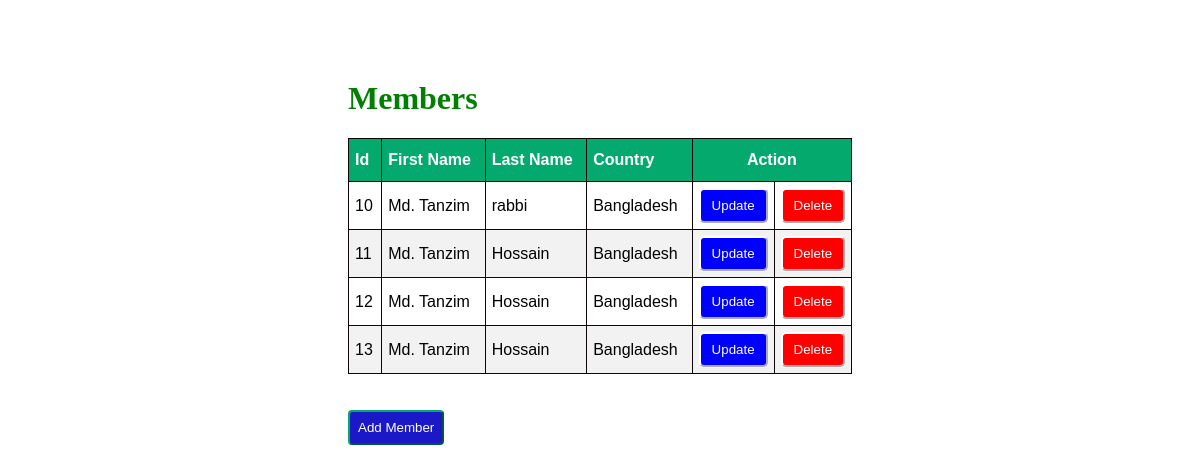
The page / on the database its author committed.
### newapp/models.py (models this page shows)
class Member(models.Model):
    firstname = models.CharField(max_length=100)
    lasttname = models.CharField(max_length=100)
    country = models.CharField(max_length=100)

### newapp/views.py (the view)
# urls.py: path("", index, name="index"),
def index(request):
    mem = Member.objects.all()
    return render(request, 'index.html', {'mem':mem})

### newapp/templates/index.html (shortened to what this page needs)
<!DOCTYPE html>
<html lang="en">
<head>
</head>
{% load static %}
<link rel="stylesheet" href="{% static 'style.css' %}">
<body>
    <div class="container">
        <h1>Members</h1>
        <table id="customers" border="1">
            <thead>
                <th>Id</th>
                <th>First Name</th>
                <th>Last Name</th>
                <th>Country</th>
                <th colspan="2" id="mid">Action</th>
            </thead>
            {% for x in mem %}
            <tr>
                <td>{{x.id}}</td>
                <td>{{x.firstname}}</td>
                <td>{{x.lasttname}}</td>
                <td>{{x.country}}</td>
                <td>
                    <a href="update/{{x.id}}"><button id="up">Update</button></a>
                </td>
                <td>
                    <a href="delete/{{x.id}}"><button id="del">Delete</button></a>
                </td>
            </tr>
            {% endfor %}
        </table>
        <br><br>
        <a href="{% url 'add' %}"><button id="new3">Add Member</button></a>
    </div>
</body>
</html>

### newapp/static/style.css (style rules this page uses)
.container { margin: 80px 240px 60px 240px; padding: 0px 100px 100px 100px; }
#customers { font-family: Arial, Helvetica, sans-serif; border-collapse: collapse; width: 100%; }
#customers td, #customers th { border: 1px solid rgb(17, 4, 4); padding: 6px; }
#customers tr:nth-child(even) { background-color: #f2f2f2; }
#customers th { padding-top: 12px; padding-bottom: 12px; text-align: left; background-color: #04AA6D; color: white; }
#customers #mid { text-align: center; }
#customers #up { background-color: blue; border-color: white; border-radius: 5px; padding: 8px; color: white; }
#customers #del { background-color: red; border-color: white; border-radius: 5px; padding: 8px; color: white; }
#customers button { width: 100%; }
h1 { color: green; }
.container #new3 { padding: 8px; background-color: rgb(27, 24, 199); color: white; border-radius: 4px; border-color: #04AA6D; }

### rows shown on the page
Member: id "10", firstname "Md. Tanzim", lasttname "rabbi", country "Bangladesh"
Member: id "11", firstname "Md. Tanzim", lasttname "Hossain", country "Bangladesh"
Member: id "12", firstname "Md. Tanzim", lasttname "Hossain", country "Bangladesh"
Member: id "13", firstname "Md. Tanzim", lasttname "Hossain", country "Bangladesh"
